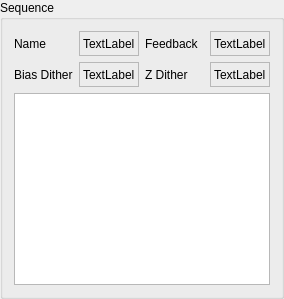
    <widget class="QGroupBox" name="groupBox_6">
     <property name="title">
      <string>Sequence</string>
     </property>
     <layout class="QGridLayout" name="gridLayout_7">
      <item row="0" column="2">
       <widget class="QLabel" name="label_59">
        <property name="sizePolicy">
         <sizepolicy hsizetype="Preferred" vsizetype="Fixed">
          <horstretch>0</horstretch>
          <verstretch>0</verstretch>
         </sizepolicy>
        </property>
        <property name="minimumSize">
         <size>
          <width>0</width>
          <height>25</height>
         </size>
        </property>
        <property name="maximumSize">
         <size>
          <width>16777215</width>
          <height>25</height>
         </size>
        </property>
        <property name="text">
         <string>Feedback</string>
        </property>
       </widget>
      </item>
      <item row="0" column="1">
       <widget class="QLabel" name="label_31">
        <property name="sizePolicy">
         <sizepolicy hsizetype="Preferred" vsizetype="Fixed">
          <horstretch>0</horstretch>
          <verstretch>0</verstretch>
         </sizepolicy>
        </property>
        <property name="minimumSize">
         <size>
          <width>0</width>
          <height>25</height>
         </size>
        </property>
        <property name="maximumSize">
         <size>
          <width>16777215</width>
          <height>25</height>
         </size>
        </property>
        <property name="frameShape">
         <enum>QFrame::StyledPanel</enum>
        </property>
        <property name="text">
         <string>TextLabel</string>
        </property>
       </widget>
      </item>
      <item row="1" column="1">
       <widget class="QLabel" name="label_56">
        <property name="sizePolicy">
         <sizepolicy hsizetype="Preferred" vsizetype="Fixed">
          <horstretch>0</horstretch>
          <verstretch>0</verstretch>
         </sizepolicy>
        </property>
        <property name="minimumSize">
         <size>
          <width>0</width>
          <height>25</height>
         </size>
        </property>
        <property name="maximumSize">
         <size>
          <width>16777215</width>
          <height>25</height>
         </size>
        </property>
        <property name="frameShape">
         <enum>QFrame::StyledPanel</enum>
        </property>
        <property name="text">
         <string>TextLabel</string>
        </property>
       </widget>
      </item>
      <item row="1" column="0">
       <widget class="QLabel" name="label_55">
        <property name="sizePolicy">
         <sizepolicy hsizetype="Preferred" vsizetype="Fixed">
          <horstretch>0</horstretch>
          <verstretch>0</verstretch>
         </sizepolicy>
        </property>
        <property name="minimumSize">
         <size>
          <width>0</width>
          <height>25</height>
         </size>
        </property>
        <property name="maximumSize">
         <size>
          <width>16777215</width>
          <height>25</height>
         </size>
        </property>
        <property name="text">
         <string>Bias Dither</string>
        </property>
       </widget>
      </item>
      <item row="0" column="0">
       <widget class="QLabel" name="label_13">
        <property name="sizePolicy">
         <sizepolicy hsizetype="Preferred" vsizetype="Fixed">
          <horstretch>0</horstretch>
          <verstretch>0</verstretch>
         </sizepolicy>
        </property>
        <property name="minimumSize">
         <size>
          <width>0</width>
          <height>25</height>
         </size>
        </property>
        <property name="maximumSize">
         <size>
          <width>16777215</width>
          <height>25</height>
         </size>
        </property>
        <property name="text">
         <string>Name</string>
        </property>
       </widget>
      </item>
      <item row="0" column="3">
       <widget class="QLabel" name="label_60">
        <property name="sizePolicy">
         <sizepolicy hsizetype="Preferred" vsizetype="Fixed">
          <horstretch>0</horstretch>
          <verstretch>0</verstretch>
         </sizepolicy>
        </property>
        <property name="minimumSize">
         <size>
          <width>0</width>
          <height>25</height>
         </size>
        </property>
        <property name="maximumSize">
         <size>
          <width>16777215</width>
          <height>25</height>
         </size>
        </property>
        <property name="frameShape">
         <enum>QFrame::StyledPanel</enum>
        </property>
        <property name="text">
         <string>TextLabel</string>
        </property>
       </widget>
      </item>
      <item row="1" column="2">
       <widget class="QLabel" name="label_58">
        <property name="sizePolicy">
         <sizepolicy hsizetype="Preferred" vsizetype="Fixed">
          <horstretch>0</horstretch>
          <verstretch>0</verstretch>
         </sizepolicy>
        </property>
        <property name="minimumSize">
         <size>
          <width>0</width>
          <height>25</height>
         </size>
        </property>
        <property name="maximumSize">
         <size>
          <width>16777215</width>
          <height>25</height>
         </size>
        </property>
        <property name="text">
         <string>Z Dither</string>
        </property>
       </widget>
      </item>
      <item row="1" column="3">
       <widget class="QLabel" name="label_57">
        <property name="sizePolicy">
         <sizepolicy hsizetype="Preferred" vsizetype="Fixed">
          <horstretch>0</horstretch>
          <verstretch>0</verstretch>
         </sizepolicy>
        </property>
        <property name="minimumSize">
         <size>
          <width>0</width>
          <height>25</height>
         </size>
        </property>
        <property name="maximumSize">
         <size>
          <width>16777215</width>
          <height>25</height>
         </size>
        </property>
        <property name="frameShape">
         <enum>QFrame::StyledPanel</enum>
        </property>
        <property name="text">
         <string>TextLabel</string>
        </property>
       </widget>
      </item>
      <item row="3" column="0" colspan="4">
       <widget class="QListWidget" name="listWidget_2"/>
      </item>
     </layout>
    </widget>
